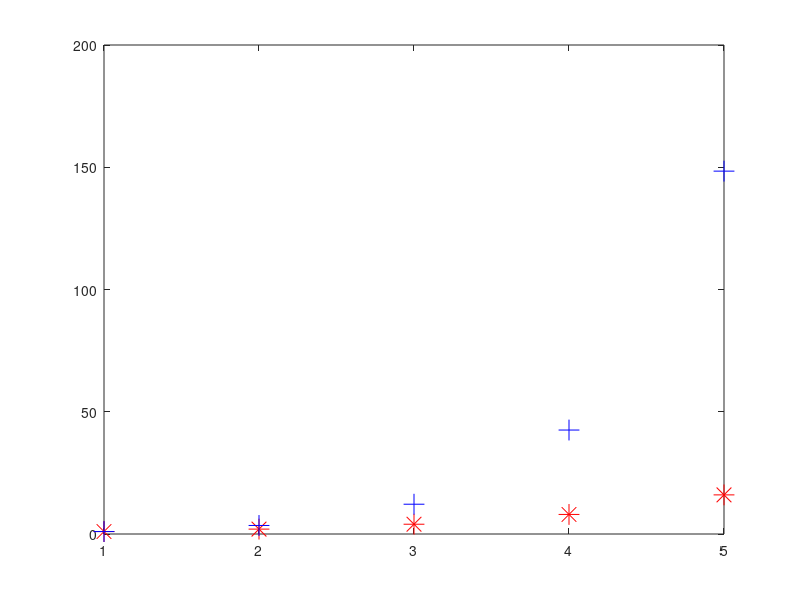

Write the MATLAB code that produced this figure.
% Euler's method to solve the first order differential equation y'=y as an
% initial value problem.  y' = dy/dt.  The initial condition is y(0) = 1.
%
% Aneet D. Narendranath, PhD (c) 2019
%
%% Initialization
clear;
clc;

dt = 1; %step size
tEnd=5; %last time step
n = tEnd/dt; %Number of steps
y = zeros(n,1); % Solution array initialized with "n" zeros for memory allocation purposes
%% Solution
y(1,1) = 1; %initial condition

%Soultion loop
for i=2:1:n
   y(i,1) = y(i-1,1) + dt*y(i-1,1) ;
end
%% Visualization to compare numerical solution with exact solution
expfun = @(x) exp(x); %Exact solution as a function of x
tArray=linspace(0,tEnd,n); %Evenly spaced time vector for exact solution
yexact=expfun(tArray); %Exact solution for plotting an comparison with numerical solution
figure;
plot(y, 'r*', 'MarkerSize',15)
hold on;
plot(yexact, 'b+', 'MarkerSize',15)

%eof
